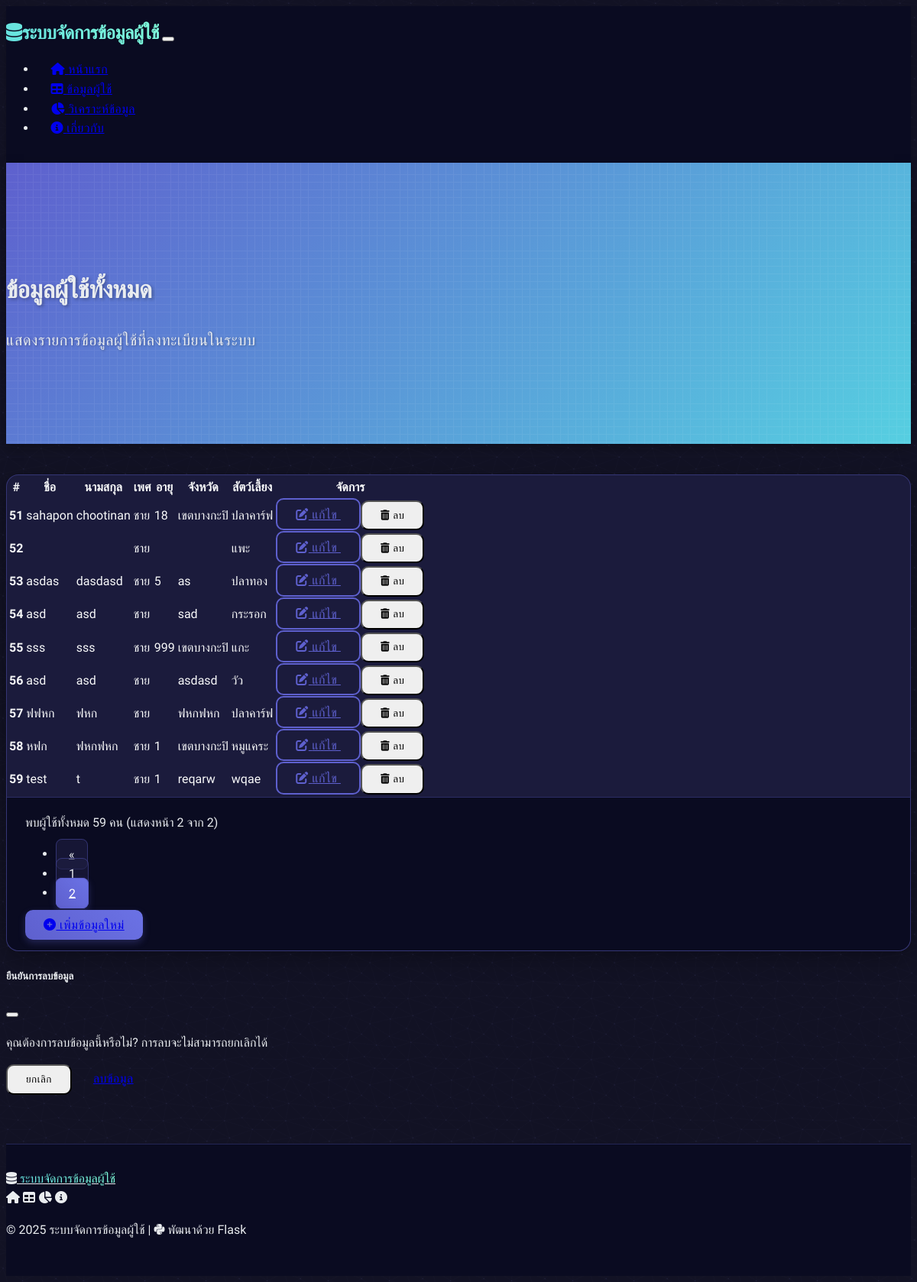
Page /data/2 on the earlier database version.
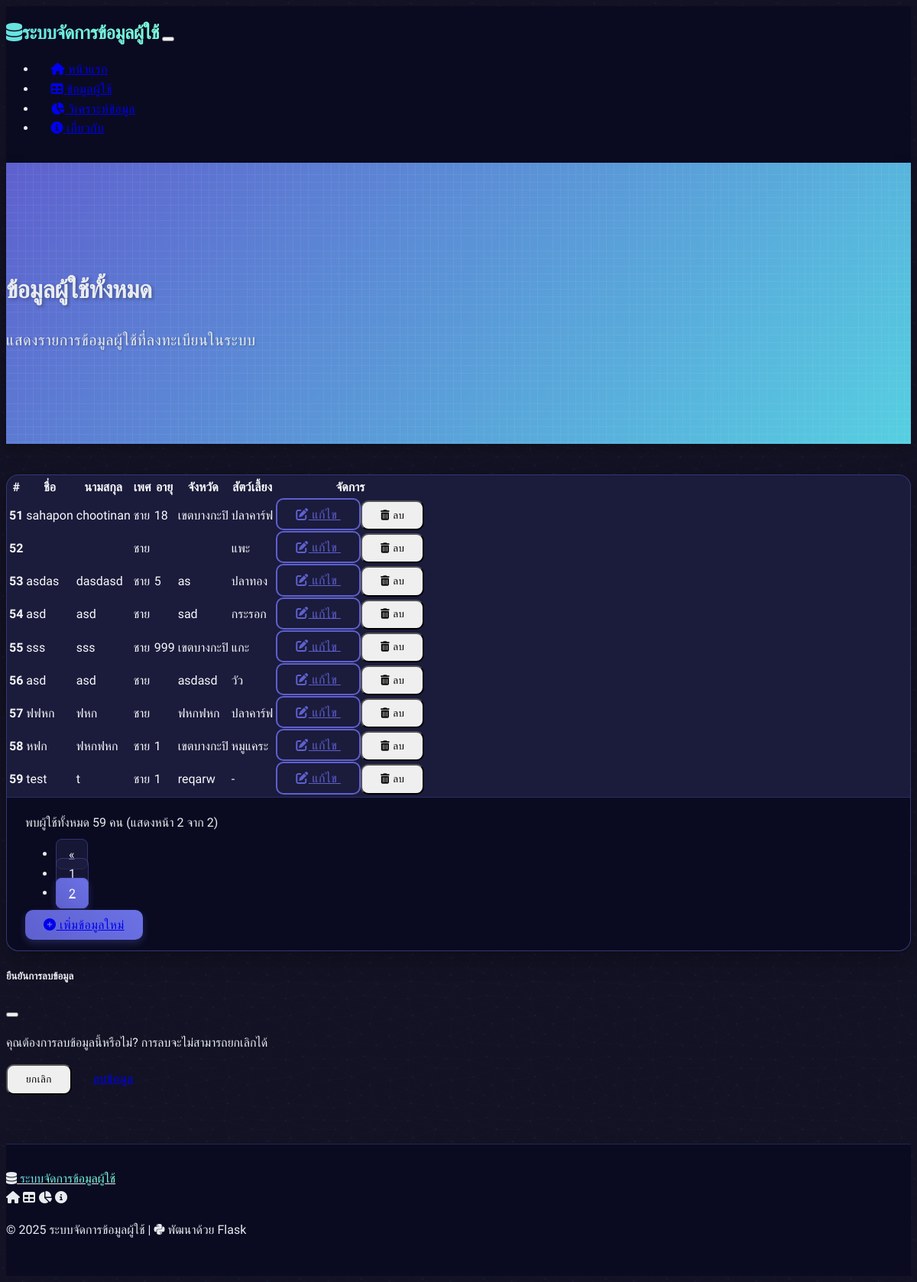
Same page on the later database version.
### tables this page shows
CREATE TABLE users (
        id INTEGER PRIMARY KEY AUTOINCREMENT,
        first_name TEXT,
        last_name TEXT,
        gender TEXT,
        age INTEGER,
        province TEXT
    , pet TEXT);

### app.py (the view)
@app.route("/data")  # route สำหรับการแสดงข้อมูล
@app.route("/data/<int:page>")  # route รองรับการเปลี่ยนหน้า
def data(page=1):
    try:
        items_per_page = 50  # จำนวนรายการต่อหน้า
        offset = (page - 1) * items_per_page  # คำนวณตำแหน่งเริ่มต้น
        conn = get_db_connection()  # เชื่อมต่อกับฐานข้อมูล
        total_users = conn.execute("SELECT COUNT(*) FROM users").fetchone()[0]
        users = conn.execute(
            "SELECT * FROM users ORDER BY id LIMIT ? OFFSET ?",
            (items_per_page, offset)
        ).fetchall()
        total_pages = (total_users + items_per_page - 1) // items_per_page
        conn.close()  # ปิดการเชื่อมต่อกับฐานข้อมูล
        start_index = (page - 1) * items_per_page + 1
        return render_template(
            "data.html",
            users=users,
            total_users=total_users,
            page=page,
            total_pages=total_pages,
            start_index=start_index
        )  # ส่งข้อมูลที่ดึงมาไปแสดงใน template data.html
    except Exception as e:
        return f"เกิดข้อผิดพลาดในการดึงข้อมูล: {str(e)}", 500

### app.py (called while the page is built)
def get_db_connection():  # ฟังก์ชันที่ใช้ในการเชื่อมต่อกับฐานข้อมูล
    conn = sqlite3.connect('mock_data.db')  # เชื่อมต่อกับฐานข้อมูล mock_data.db
    conn.row_factory = sqlite3.Row  # ให้ผลลัพธ์จากการดึงข้อมูลเป็น dictionary
    return conn  # ส่งกลับการเชื่อมต่อกับฐานข้อมูล

### templates/data.html (shortened to what this page needs)
{% extends 'layout.html' %}
{% block content %}
<div class="hero-section">
    <div class="container">
        <div class="row">
            <div class="col-md-8 mx-auto text-center text-white">
                <h1 class="display-4 fw-bold mb-4">ข้อมูลผู้ใช้ทั้งหมด</h1>
                <p class="lead mb-0">แสดงรายการข้อมูลผู้ใช้ที่ลงทะเบียนในระบบ</p>
            </div>
        </div>
    </div>
</div>
<div class="container">
    <div class="row">
        <div class="col-12">
            <div class="card shadow-lg">
                <div class="card-body p-0">
                    <div class="table-responsive">
                        <table class="table table-hover mb-0">
                            <thead>
                                <tr>
                                    <th scope="col" class="ps-4">#</th>
                                    <th scope="col">ชื่อ</th>
                                    <th scope="col">นามสกุล</th>
                                    <th scope="col">เพศ</th>
                                    <th scope="col">อายุ</th>
                                    <th scope="col">จังหวัด</th>
                                    <th scope="col">สัตว์เลี้ยง</th>
                                    <th scope="col" class="pe-4">จัดการ</th>
                                </tr>
                            </thead>
                            <tbody>
                                {% for user in users %}
                                <tr>
                                    <th scope="row" class="ps-4">{{ start_index + loop.index0 }}</th>
                                    <td>{{ user.first_name }}</td>
                                    <td>{{ user.last_name }}</td>
                                    <td>{{ user.gender }}</td>
                                    <td>{{ user.age }}</td>
                                    <td>{{ user.province }}</td>
                                    <td>{{ user.pet if user.pet else '-' }}</td>
                                    <td class="pe-4">
                                        <div class="d-flex gap-2">
                                            <a href="/edit/{{ user.id }}" class="btn btn-sm btn-outline-primary">
                                                <i class="fas fa-edit me-1"></i> แก้ไข
                                            </a>
                                            <button type="button" class="btn btn-sm btn-outline-danger" data-bs-toggle="modal" data-bs-target="#deleteModal" onclick="prepareDelete({{ user.id }})">
                                                <i class="fas fa-trash-alt me-1"></i> ลบ
                                            </button>
                                        </div>
                                    </td>
                                </tr>
                                {% endfor %}
                            </tbody>
                        </table>
                    </div>
                </div>
                <div class="card-footer py-3">
                    <div class="d-flex flex-wrap justify-content-between align-items-center">
                        <div>พบผู้ใช้ทั้งหมด {{ total_users }} คน (แสดงหน้า {{ page }} จาก {{ total_pages }})</div>
                        {% if total_pages > 1 %}
                        <nav aria-label="Page navigation">
                            <ul class="pagination mb-0">
                                {% if page > 1 %}
                                <li class="page-item">
                                    <a class="page-link" href="{{ url_for('data', page=page-1) }}" aria-label="Previous">
                                        <span aria-hidden="true">&laquo;</span>
                                    </a>
                                </li>
                                {% endif %}
                                {% set start = [1, page-2]|max %}
                                {% set end = [total_pages, page+2]|min %}
                                {% for p in range(start, end+1) %}
                                <li class="page-item {% if p == page %}active{% endif %}">
                                    <a class="page-link" href="{{ url_for('data', page=p) }}">{{ p }}</a>
                                </li>
                                {% endfor %}
                            </ul>
                        </nav>
                        {% endif %}
                        <a href="/" class="btn btn-primary">
                            <i class="fas fa-plus-circle me-1"></i> เพิ่มข้อมูลใหม่
                        </a>
                    </div>
                </div>
            </div>
        </div>
    </div>
</div>
<div class="modal fade" id="deleteModal" tabindex="-1" aria-labelledby="deleteModalLabel" aria-hidden="true">
    <div class="modal-dialog modal-dialog-centered">
        <div class="modal-content">
            <div class="modal-header">
                <h5 class="modal-title" id="deleteModalLabel">ยืนยันการลบข้อมูล</h5>
                <button type="button" class="btn-close" data-bs-dismiss="modal" aria-label="Close"></button>
            </div>
            <div class="modal-body">
                <p class="mb-0">คุณต้องการลบข้อมูลนี้หรือไม่? การลบจะไม่สามารถยกเลิกได้</p>
            </div>
            <div class="modal-footer">
                <button type="button" class="btn btn-secondary" data-bs-dismiss="modal">ยกเลิก</button>
                <a href="#" id="confirmDeleteBtn" class="btn btn-danger">ลบข้อมูล</a>
            </div>
        </div>
    </div>
</div>
{% endblock %}

### templates/layout.html (shortened to what this page needs)
<!DOCTYPE html>
<html lang="th" data-bs-theme="dark">
<head>
    <link href="https://cdn.replit.com/agent/bootstrap-agent-dark-theme.min.css" rel="stylesheet">
    <link rel="stylesheet" href="https://cdnjs.cloudflare.com/ajax/libs/font-awesome/6.4.0/css/all.min.css">
</head>
<body>
    <nav class="navbar navbar-expand-lg navbar-dark">
        <div class="container">
            <a class="navbar-brand" href="/"><i class="fas fa-database me-2"></i>ระบบจัดการข้อมูลผู้ใช้</a>
            <button class="navbar-toggler" type="button" data-bs-toggle="collapse" data-bs-target="#navbarNav" aria-controls="navbarNav" aria-expanded="false" aria-label="Toggle navigation">
            </button>
            <div class="collapse navbar-collapse" id="navbarNav">
                <ul class="navbar-nav ms-auto">
                    <li class="nav-item">
                        <a class="nav-link {% if request.path == '/' %}active{% endif %}" href="/"><i class="fas fa-home me-1"></i> หน้าแรก</a>
                    </li>
                    <li class="nav-item">
                        <a class="nav-link {% if request.path == '/data' %}active{% endif %}" href="/data"><i class="fas fa-table me-1"></i> ข้อมูลผู้ใช้</a>
                    </li>
                    <li class="nav-item">
                        <a class="nav-link {% if request.path == '/analysis' %}active{% endif %}" href="/analysis"><i class="fas fa-chart-pie me-1"></i> วิเคราะห์ข้อมูล</a>
                    </li>
                    <li class="nav-item">
                        <a class="nav-link {% if request.path == '/about' %}active{% endif %}" href="/about"><i class="fas fa-info-circle me-1"></i> เกี่ยวกับ</a>
                    </li>
                </ul>
            </div>
        </div>
    </nav>
    {% block content %}{% endblock %}
    <footer class="text-white text-center" style="background-color: var(--darker-color); border-top: 1px solid rgba(94, 96, 206, 0.3);">
        <div class="container">
            <div class="py-4">
                <div class="mb-4">
                    <a href="/" class="text-decoration-none">
                        <i class="fas fa-database me-2"></i>
                        <span class="fw-bold" style="background: linear-gradient(45deg, var(--secondary-color), var(--accent-color)); -webkit-background-clip: text; -webkit-text-fill-color: transparent;">ระบบจัดการข้อมูลผู้ใช้</span>
                    </a>
                </div>
                <div class="row justify-content-center">
                    <div class="col-md-6">
                        <div class="d-flex justify-content-center gap-4 mb-4">
                            <a href="/" class="text-white text-decoration-none"><i class="fas fa-home"></i></a>
                            <a href="/data" class="text-white text-decoration-none"><i class="fas fa-table"></i></a>
                            <a href="/analysis" class="text-white text-decoration-none"><i class="fas fa-chart-pie"></i></a>
                            <a href="/about" class="text-white text-decoration-none"><i class="fas fa-info-circle"></i></a>
                        </div>
                    </div>
                </div>
                <p class="mb-0 text-light">© 2025 ระบบจัดการข้อมูลผู้ใช้ | <i class="fab fa-python me-1"></i> พัฒนาด้วย Flask</p>
            </div>
        </div>
    </footer>
</body>
</html>

### templates/layout.html (style rules this page uses)
:root { --primary-color: #5e60ce; --primary-hover: #4d4daa; --secondary-color: #64dfdf; --accent-color: #80ffdb; --dark-color: #1a1b41; --darker-color: #0a0b21; --card-bg: rgba(30, 31, 67, 0.9); --card-text: #f8f9fa; --card-header-bg: rgba(35, 36, 72, 0.9); --card-border: #5e60ce; --dark-bg: #121224; --light-text: #e9ecef; --box-shadow: 0 8px 30px rgba(0, 0, 0, 0.3); --box-shadow-hover: 0 15px 60px rgba(0, 0, 0, 0.5); --glass-bg: rgba(30, 31, 67, 0.8); --glass-border: rgba(94, 96, 206, 0.4); }
body { background-color: var(--dark-bg); color: var(--light-text); font-family: 'Prompt', sans-serif; line-height: 1.6; }
.hero-section { background: linear-gradient(135deg, #5e60ce, #56cfe1); padding: 120px 0 100px; margin-bottom: 40px; position: relative; overflow: hidden; box-shadow: 0 5px 15px rgba(0, 0, 0, 0.3); }
.hero-section:before { content: ''; position: absolute; top: 0; left: 0; right: 0; bottom: 0; }
.hero-section h1 { font-weight: 700; text-shadow: 2px 2px 4px rgba(0, 0, 0, 0.3); letter-spacing: -0.5px; margin-bottom: 1.5rem; }
.hero-section p { font-size: 1.25rem; text-shadow: 1px 1px 3px rgba(0, 0, 0, 0.3); letter-spacing: 0.5px; }
.card { background: var(--glass-bg); backdrop-filter: blur(10px); -webkit-backdrop-filter: blur(10px); border: 1px solid var(--glass-border); border-radius: 16px; box-shadow: var(--box-shadow); transition: all 0.35s ease; color: var(--card-text); }
.card-footer { background-color: var(--darker-color) !important; border-top: 1px solid var(--glass-border); border-bottom-left-radius: 16px !important; border-bottom-right-radius: 16px !important; padding: 1.25rem 1.5rem; color: var(--light-text) !important; }
.table { color: var(--card-text); margin-bottom: 0; }
.navbar { padding: 1rem 0; background-color: var(--darker-color) !important; box-shadow: 0 4px 10px rgba(0, 0, 0, 0.2); }
.navbar-brand { font-weight: 700; font-size: 1.5rem; letter-spacing: -0.5px; background: linear-gradient(45deg, var(--secondary-color), var(--accent-color)); -webkit-background-clip: text; -webkit-text-fill-color: transparent; padding: 0.5rem 0; }
.nav-link { font-weight: 500; letter-spacing: 0.5px; padding: 0.5rem 1rem !important; margin: 0 0.15rem; transition: all 0.3s ease; border-radius: 8px; position: relative; }
.btn { padding: 0.6rem 1.5rem; border-radius: 10px; transition: all 0.3s ease; font-weight: 500; letter-spacing: 0.5px; }
.btn-primary { background: linear-gradient(45deg, var(--primary-color), #6b72e5); border: none; box-shadow: 0 4px 10px rgba(94, 96, 206, 0.3); }
.btn-outline-primary { border: 2px solid var(--primary-color); color: var(--primary-color); }
.pagination { gap: 0.25rem; }
.pagination .page-link { background-color: rgba(30, 31, 67, 0.6); border: 1px solid rgba(94, 96, 206, 0.4); color: var(--light-text); border-radius: 8px; padding: 0.6rem 1rem; transition: all 0.3s ease; }
.pagination .page-item.active .page-link { background: linear-gradient(45deg, var(--primary-color), #6b72e5); border-color: var(--primary-color); color: white; box-shadow: 0 4px 10px rgba(94, 96, 206, 0.3); }
footer { background-color: var(--darker-color) !important; border-top: 1px solid rgba(94, 96, 206, 0.3); padding: 2rem 0 !important; margin-top: 4rem !important; color: var(--light-text) !important; }
footer a { color: var(--light-text) !important; }

Differences in the rows shown:
removed users: start_index+loop.index0 "59", first_name "test", last_name "t", gender "ชาย", age "1", province "reqarw", pet "wqae"
added users: index0 "59", first_name "test", last_name "t", gender "ชาย", age "1", province "reqarw", pet "-"
